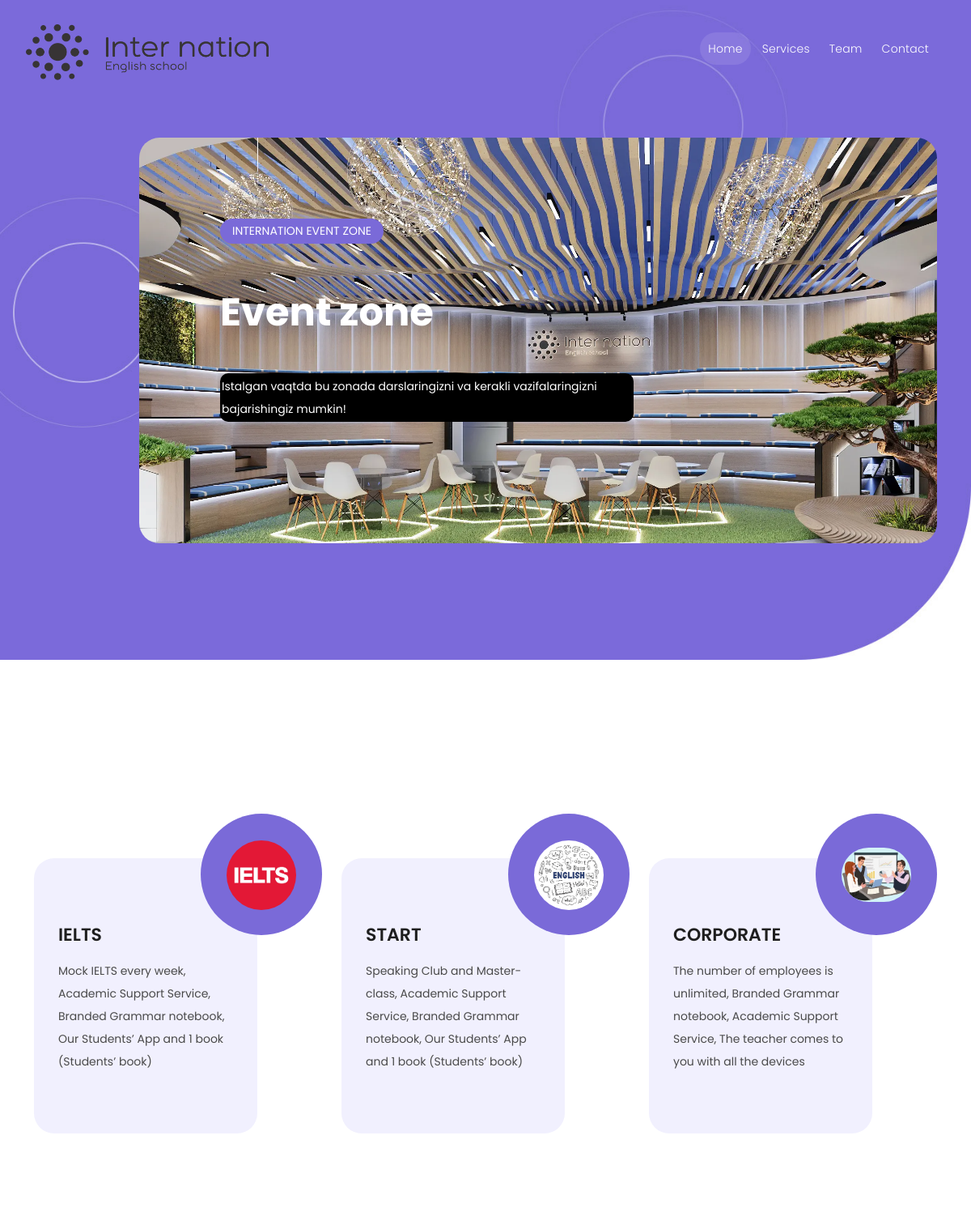
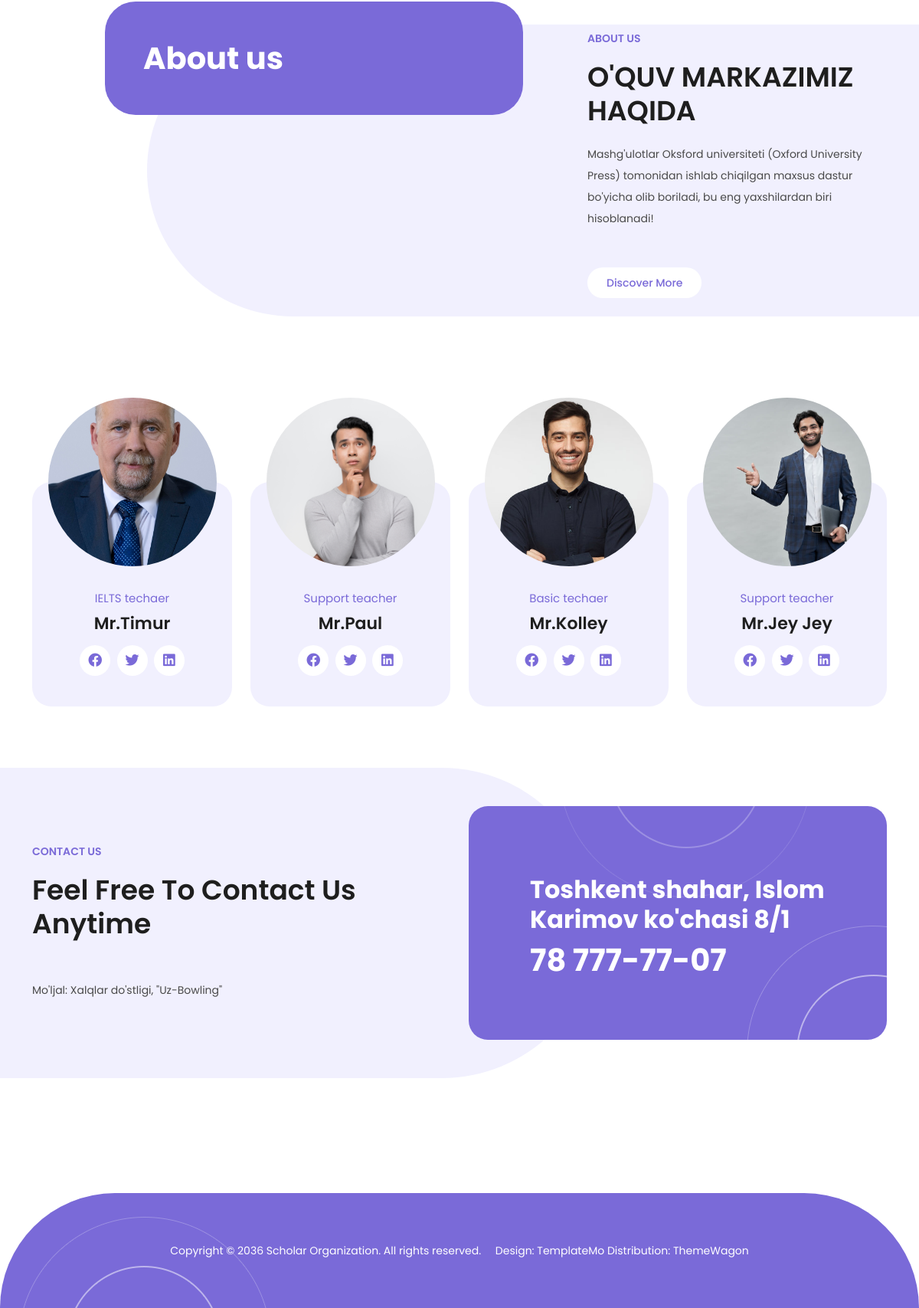
The page / on the database its author committed (2 pictures, top to bottom).
### mysite/models.py (models this page shows, shortened)
class Company(models.Model):
    name = models.CharField(max_length=200)
    logo = models.ImageField(upload_to='logos/')
    address = models.TextField()
    phone = models.CharField(max_length=20)
    paragraph = models.CharField(max_length=250)

class Banner(models.Model):
    image = models.ImageField()
    tag = models.CharField(max_length=250)
    head = models.CharField(max_length=250)
    paragraph = models.CharField(max_length=250)

class Service(models.Model):
    name = models.CharField(max_length=250)
    paragraph = models.CharField(max_length=250)
    icon = models.ImageField()

class About(models.Model):
    title = models.CharField(max_length=250)
    paragraph = models.CharField(max_length=250)

class Worker(models.Model):
    image = models.ImageField()
    full_name = models.CharField(max_length=250)
    position = models.CharField(max_length=250)
    facebook = models.CharField(max_length=255)
    twinter = models.CharField(max_length=250)
    linkedin = models.CharField(max_length=250)

### mysite/views.py (the view)
# urls.py: path('', index, name='index')
def index(request):
    company = Company.objects.all().order_by('-id')[0:1]
    banner = Banner.objects.all()
    service = Service.objects.all()
    about = About.objects.all().order_by('-id')[0:1]
    worker = Worker.objects.all()
    context = {
        'company': company,
        'banner': banner,
        'service': service,
        'about': about,
        'worker': worker
    }
    return render(request, 'index.html', context)

### templates/index.html (shortened to what this page needs)
<!DOCTYPE html>
<html lang="en">
<head>
    {% load static %}
    <link href="{% static 'vendor/bootstrap/css/bootstrap.min.css' %}" rel="stylesheet">
    <link rel="stylesheet" href="{% static 'assets/css/fontawesome.css' %}">
    <link rel="stylesheet" href="{% static 'assets/css/templatemo-scholar.css' %}">
    <link rel="stylesheet" href="{% static 'assets/css/owl.css' %}">
    <link rel="stylesheet" href="{% static 'assets/css/animate.css' %}">
    <link rel="stylesheet" href="https://unpkg.com/swiper@7/swiper-bundle.min.css"/>
</head>
<body>
<header class="header-area header-sticky">
    <div class="container">
        <div class="row">
            <div class="col-12">
                <nav class="main-nav" >
                    {% for company in company %}
                    <a href="index.html" class="logo">
                        <img style="margin: -10px; height: 70px; width: 300px" src="{{ company.logo.url }}" alt="">
                    </a>
                    {% endfor %}
                    <ul class="nav">
                        <li class="scroll-to-section"><a href="#top" class="active">Home</a></li>
                        <li class="scroll-to-section"><a href="#services">Services</a></li>
                        <li class="scroll-to-section"><a href="#team">Team</a></li>
                        <li class="scroll-to-section"><a href="#contact">Contact</a></li>
                    </ul>
                </nav>
            </div>
        </div>
    </div>
</header>
<div class="main-banner" id="top">
    <div class="container">
        <div class="row">
            <div class="col-lg-12">
                <div class="owl-carousel owl-banner">
                    {% for banner in banner %}
                    <div class="item item-1" style="background-image: url('{{ banner.image.url }}')">
                        <div class="header-text">
                            <span class="category">{{ banner.tag}}</span>
                            <h2>{{banner.head}}</h2>
                            <p style="background-color: black; border-radius: 10px; padding: 2px;">{{ banner.paragraph }}</p>
                        </div>
                    </div>
                    {% endfor %}
                </div>
            </div>
        </div>
    </div>
</div>
<div class="services section" id="services">
    <div class="container">
        <div class="row">
                {% for service in service%}
            <div class="col-lg-4 col-md-6">
                <div class="service-item">
                    <div style="width: 150px; height: 150px; margin-top: 40px" class="icon">
                        <img style="border-radius: 50px; margin-bottom: 40px" src="{{ service.icon.url }}" alt="online degrees">
                    </div>
                    <div class="main-content">
                        <h4>{{ service.name }}</h4>
                        <p>{{ service.paragraph }}</p>
                    </div>
                </div>
            </div>
                {% endfor %}
        </div>
    </div>
</div>
<div class="section about-us">
    <div class="container">
        <div class="row">
            <div class="col-lg-6 offset-lg-1">
                <div style="" class="accordion" id="accordionExample">
                    <h1 style="color: white;">About us</h1>
                </div>
            </div>
            <div class="col-lg-5 align-self-center">
                <div class="section-heading">
                    {% for about in about%}
                    <h6>About Us</h6>
                    <h2>{{ about.title }}</h2>
                    <p>{{about.paragraph}}</p>
                    <div class="main-button">
                        <a href="#">Discover More</a>
                    </div>
                    {% endfor  %}
                </div>
            </div>
        </div>
    </div>
</div>
<div class="team section" id="team">
    <div class="container">
        <div class="row">
            {% for worker in worker  %}
            <div class="col-lg-3 col-md-6">
                <div class="team-member">
                    <div class="main-content">
                        <img style=" width: 220px; height: 220px; object-fit: cover" src="{{ worker.image.url}}" alt="">
                        <span class="category">{{ worker.position }}</span>
                        <h4>{{ worker.full_name }}</h4>
                        <ul class="social-icons">
                            <li><a href="{{ worker.facebook }}"><i class="fab fa-facebook"></i></a></li>
                            <li><a href="{{ worker.twinter }}"><i class="fab fa-twitter"></i></a></li>
                            <li><a href="{{ worker.linkedin }}"><i class="fab fa-linkedin"></i></a></li>
                        </ul>
                    </div>
                </div>
            </div>
            {%  endfor %}
            </div>
        </div>
    </div>
<div class="contact-us section" id="contact">
    <div class="container">
        {% for company in company %}
        <div class="row">
            <div class="col-lg-6  align-self-center">
                <div class="section-heading">
                    <h6>Contact Us</h6>
                    <h2>Feel free to contact us anytime</h2>
                    <p>{{ company.paragraph }}</p>
                </div>
            </div>
            <div class="col-lg-6">
                <div class="contact-us-content">
                    <h2 style="color: white;margin: 10px 0px"> {{company.address }}</h2>
                    <a href="tel:+998905656969"><h1 style="color: white">{{ company.phone }}</h1></a>
                </div>
            </div>
        </div>
        {% endfor  %}
    </div>
</div>
<footer>
    <div class="container">
        <div class="col-lg-12">
            <p>Copyright © 2036 Scholar Organization. All rights reserved. &nbsp;&nbsp;&nbsp; Design: <a
                    href="https://templatemo.com" rel="nofollow" target="_blank">TemplateMo</a> Distribution: <a
                    href="https://themewagon.com" rel="nofollow" target="_blank">ThemeWagon</a></p>
        </div>
    </div>
</footer>
</body>
</html>

### rows shown on the page
Company: logo (picture), paragraph "Mo'ljal: Xalqlar do'stligi, \"Uz-Bowling\"", address "Toshkent shahar, Islom Karimov ko'chasi 8/1", phone "78 777-77-07"
Banner: image (picture), tag "INTERNATION EVENT ZONE", head "Event zone", paragraph "Istalgan vaqtda bu zonada darslaringizni va kerakli vazifalaringizni bajarishingiz mumkin!"
Service: icon (picture), name "IELTS", paragraph "Mock IELTS every week, Academic Support Service, Branded Grammar notebook, Our Students’ App and 1 book (Students’ book)"
Service: icon (picture), name "START", paragraph "Speaking Club and Master-class, Academic Support Service, Branded Grammar notebook, Our Students’ App and 1 book (Students’ book)"
Service: icon (picture), name "CORPORATE", paragraph "The number of employees is unlimited, Branded Grammar notebook, Academic Support Service, The teacher comes to you with all the devices"
About: title "O'QUV MARKAZIMIZ HAQIDA", paragraph "Mashg'ulotlar Oksford universiteti (Oxford University Press) tomonidan ishlab chiqilgan maxsus dastur bo'yicha olib boriladi, bu eng yaxshilardan biri hisoblanadi!"
Worker: image (picture), position "IELTS techaer", full_name "Mr.Timur"
Worker: image (picture), position "Support teacher", full_name "Mr.Paul"
Worker: image (picture), position "Basic techaer", full_name "Mr.Kolley"
Worker: image (picture), position "Support teacher", full_name "Mr.Jey Jey"
